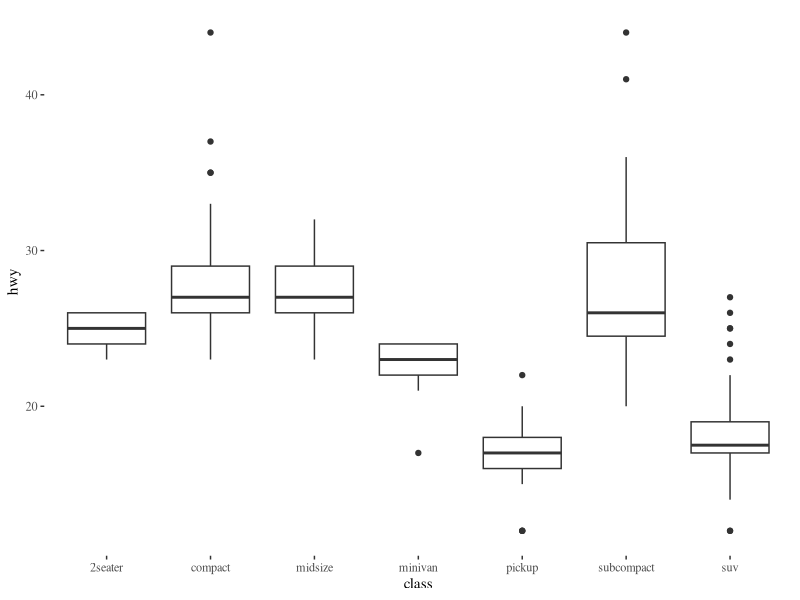
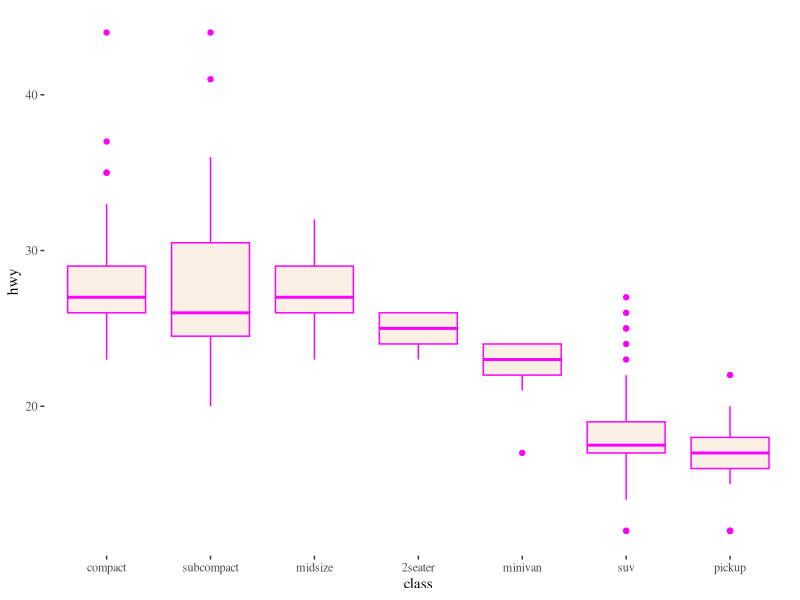
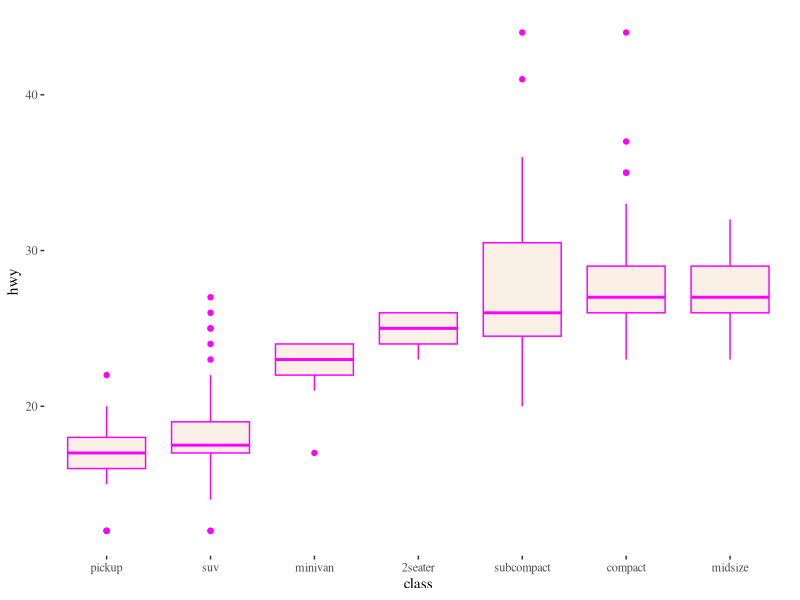

These figures' R source, in order:
## ---- chunk 1
library(forcats)
library(tidyverse)
data("mpg")
library(ggthemes)
## ---- chunk 2
mpg |> 
  ggplot(aes(x=class, y=hwy)) +
  geom_boxplot() +
  theme_tufte()
## ---- chunk 3
# use is.factor() to inquire if class is a factor variable
# returns TRUE or FALSE

# with dplyr syntax (pipes)
# with select()
mpg |> select(class) |> is.factor()

# with pull()
mpg |> pull(class) |> is.factor()

## ---- chunk 4
# use mutate to write over class with new factor variable called class
# use as.factor()

mpg <- mpg |>
  mutate(class = as.factor(class))
## ---- chunk 5

# use levels() to get factor levels
# levels() requires vector so must use pull() rather than select()


mpg |> 
  pull(class) |> 
  levels()


## ---- chunk 6
mpg <- mpg |> 
  mutate(class = class |> fct_relevel( "compact","subcompact","midsize","2seater","minivan","suv","pickup"))

mpg |> 
  pull(class) |> 
  levels()
## ---- chunk 7
mpg |>
  ggplot(aes(x=class, y=hwy)) +
  geom_boxplot(color="magenta", fill="linen") +
  theme_tufte()
## ---- chunk 8
#?fct_reorder

# use pipe within mutate as class |> fct_reorder(hwy, median)
mpg <- mpg |>
  mutate(class = class |> fct_reorder(hwy, median))

# do the same thing without the pipe as fct_reorder(class, hwy, median)
mpg <- mpg |>
  mutate(class = fct_reorder(class, hwy, median))

# take a look at the order again
mpg |> 
  pull(class) |> 
  levels()

# remake the boxplot again with the new order
mpg |>
  ggplot(aes(x=class, y=hwy)) +
  geom_boxplot(color="magenta", fill="linen") +
  theme_tufte()

# what other functions can we use to reorder???

## ---- chunk 9
# use fct_recode to change the name of a factor level in class
# fct_recode("two-seater" = "2seater")
## NEW NAME = OLD NAME

mpg <- mpg |> 
  mutate(class = class |>  fct_recode("two-seater" = "2seater"))

# take another look at the factor
mpg |> 
  pull(class) |>
  levels()

## ---- chunk 10

# use fct_collapse to collapse class into cars and big factors
# mutate on new variable called class_two
# fct_collapse( cars = c("compact", "subcompact", "midsize", "two-seater"), big = c("pickup", "suv", "minivan"))
mpg <- mpg |>
  mutate(class_two = class |>  fct_collapse( cars = c("compact", "subcompact", "midsize", "two-seater"), big = c("pickup", "suv", "minivan")))

# take a look at the new variable factor levels
mpg |> 
  pull(class_two) |>
  levels()
## ---- chunk 11
# count manufacturers in dataset
mpg |> 
  count(manufacturer)
## ---- chunk 12

# make manufacturer lump variable using fct_lump_min(15)
mpg <- mpg |>
  mutate(man_lumped = manufacturer |> fct_lump_min(15))

# look at the result with count()


# now with fct_lump_n() for the top 5

# look at the result with count()


# now with fct_lump_prop() for 0.1 and -0.05
mpg |>
  mutate(man_lumped = manufacturer |> fct_lump_prop(-0.05)) |>
  count(man_lumped)

# look at the result with count()



## ---- chunk 13
library(kableExtra)

# make table for manufacturer before and after lumping 
# using kbl() |> kable_styling()

mpg |>
  count(manufacturer) |>
  kbl() |>
  kable_styling()

mpg |>
  count(man_lumped) |>
  kbl() |>
  kable_styling()


## ---- chunk 14
## Tables + factors: controlling order and labels

# make a new table using count(class) variable
# then |> kbl() |> kable_styling()

mpg |>
  count(class) |>
  kbl() |>
  kable_styling()

# you can reorder the factor before feeding it into the table to control the order
# let's go back to our first reordering
# fct_relevel( "compact","subcompact","midsize","2seater","minivan","suv","pickup"))

# then add a caption in the kbl() function as caption="caption goes here"
mpg |>
  mutate(class = fct_relevel(class,
                             "compact","subcompact","midsize","two-seater",
                             "minivan","suv","pickup")) |>
  count(class) |>
  kbl(caption = "Counts by vehicle class (ordered by factor levels)") |>
  kable_styling()


# what if we want to show something other than count()
# we can use group_by() and summarize() to get statistics for each group
mpg |>
  group_by(class) |>
  summarize(median_hwy=median(hwy)) |>
  kbl() |>
  kable_styling()

# we can also use the fct_reorder() function to reorder the factor by a calculated value (as we did above)
# class = fct_reorder(class, hwy, .fun = median)

mpg |>
  mutate(class = fct_reorder(class, hwy, .fun = median)) |>
  group_by(class) |>
  summarize(
    n = n(),
    median_hwy = median(hwy),
    .groups = "drop"
  ) |>
  arrange(class) |>
  kbl(digits = 1,
      caption = "Vehicle class ordered by median highway MPG") |>
  kable_styling()
## ---- chunk 15

# how can we control aspects of the table 
#?kbl to look at some of the options

# can set the number of digits using the digits=x argument in kbl()

# also col.names argument to change the column names for the output table


mpg |>
  group_by(class) |>
  summarize(median_hwy=median(hwy)) |>
  kbl(digits=0, col.names=c("Class", "Median Hwy MPG")) |>
  kable_styling()
